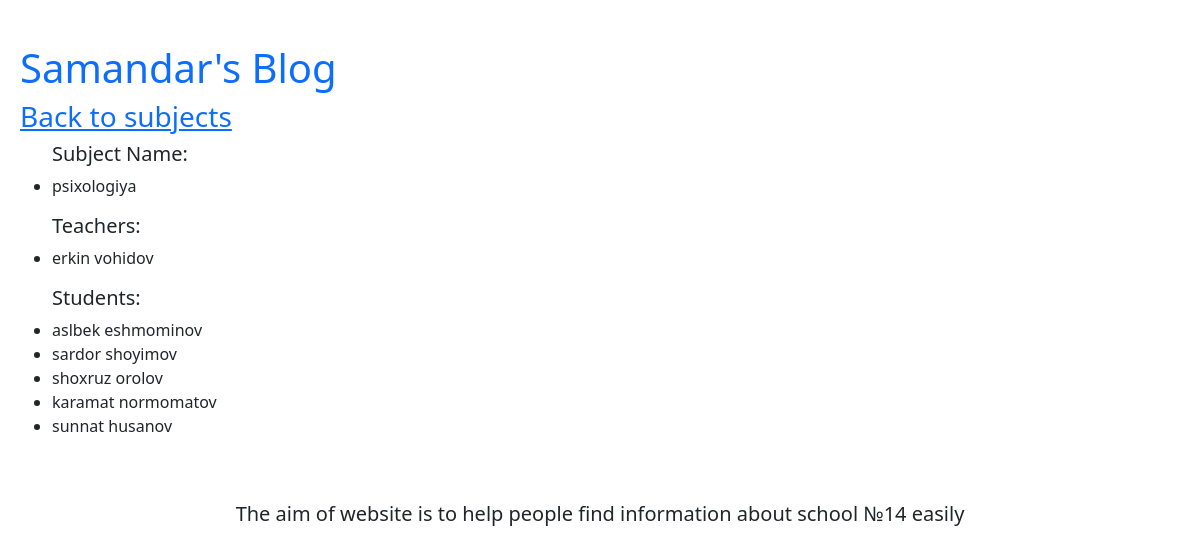
The app's page /subject/1/ with its own data.
### schoolapp/models.py (models this page shows, shortened)
class Subjects(models.Model):
  name = models.CharField(max_length=50)
  teachers = models.ManyToManyField(Teachers)
  students = models.ManyToManyField(Students)

class Teachers(models.Model):
  first_name = models.CharField(max_length=50)
  last_name = models.CharField(max_length=50)
  age = models.IntegerField(default=18)
  def __str__(self):
    return self.first_name + '  ' + self.last_name

class Students(models.Model):
  first_name = models.CharField(max_length=50)
  last_name = models.CharField(max_length=50)
  grade = models.IntegerField(default=1)
  age = models.IntegerField(default=6)
  def __str__(self):
    return self.first_name + '  ' + self.last_name

### schoolapp/views.py (the view)
# urls.py: path('subject/<int:pk>/', SubjectDetailView.as_view(), name='subject_detail'),
class SubjectDetailView(DetailView):
  def get(self, request, pk):
    subject = Subjects.objects.get(id=pk)
    if subject:
      return render(request, 'subject_detail.html', {'subject':subject})
    else:
      return HttpResponse('There is no subjects')

### templates/subject_detail.html (shortened to what this page needs)
{% extends 'base.html' %}
  {% block content %}
</head>
<body>
  <h3> <a href="{% url 'subjects' %}"> Back to subjects</a> </h3>
    <ul>
      <h5> Subject Name: </h5>
      <li> {{subject.name}} </li>
    </ul>
    <ul>
      <h5>  Teachers: </h5>
      {% for teacher in subject.teachers.all %}
        <li> {{teacher}} </li>
      {% endfor %}
    </ul>
    <ul>
      <h5> Students: </h5>
      {% for student in subject.students.all %}
        <li> {{student}} </li>
      {% endfor %}
    </ul>
    {% endblock %}

### static/styles.css (style rules this page uses)
a { text-decoration: none; }
body { padding: 20px; }

### records on screen
Subjects: name "psixologiya"
Teachers: first_name+last_name "erkin vohidov"
Students: first_name+last_name "aslbek eshmominov"
Students: first_name+last_name "sardor shoyimov"
Students: first_name+last_name "shoxruz orolov"
Students: first_name+last_name "karamat normomatov"
Students: first_name+last_name "sunnat husanov"
